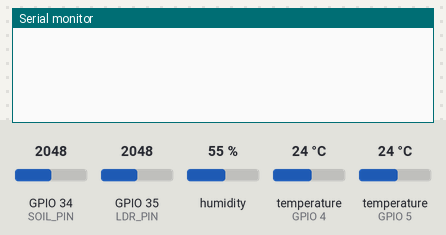
A sketch run on a simulated ESP32. Shown: the last lines printed to the serial monitor. Inputs (shaded band) come from the test bench; at power-on: humidity 55 %, temperature (sensors on GPIO 5, GPIO 4) 24 °C, GPIO 34 (SOIL_PIN) = 2048, GPIO 35 (LDR_PIN) = 2048. WiFi joins after 1.5 s; servers stay silent unless stated.

Above: at 3.0 s.
3.1 s: humidity set to 22 %
At 5.9 s:
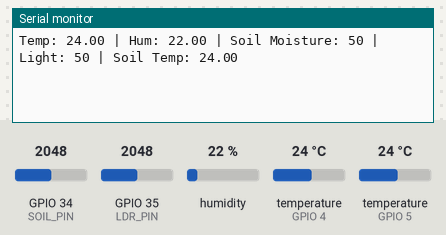
8.0 s: temperature (sensor on GPIO 5) set to 12 °C
At 9.0 s:
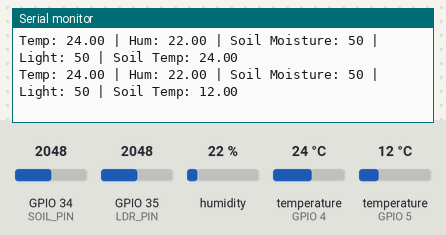
9.5 s: GPIO 34 (SOIL_PIN) set to 2866
At 10.9 s:
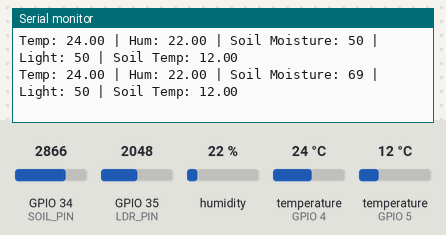
11.0 s: GPIO 35 (LDR_PIN) set to 2866
12.5 s: temperature (sensor on GPIO 4) set to 12 °C
At 13.2 s:
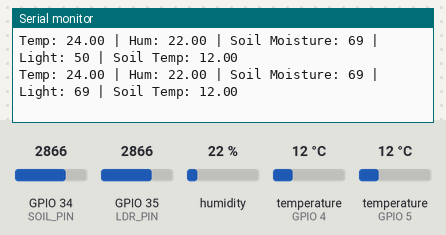
14.0 s: temperature (sensor on GPIO 5) set to 19 °C
At 15.7 s:
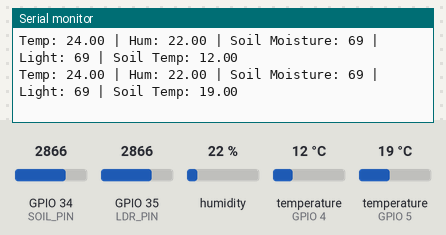
Timing chart, 0 to 16.5 s (numbered marks = the images above; inputs shaded):
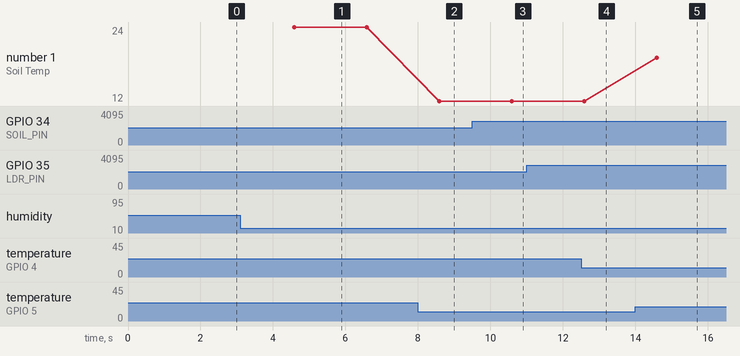

Measured:
- after the input at 3.1 s, the serial monitor: prints a new line after 1.5 s (image 1)
- after the input at 8.0 s, the serial monitor: prints a new line after 0.59 s (image 2)
- after the input at 9.5 s, the serial monitor: prints a new line after 1.1 s (image 3)
- after the input at 14.0 s, the serial monitor: prints a new line after 0.58 s (image 5)
- plotted number 1: 24 → 12 after the input at 8.0 s, 12 → 19 after the input at 14.0 s

The sketch:

gramcread_hex.ino
```cpp
#define BLYNK_TEMPLATE_ID "TMPL3UUXw9cZ6"
#define BLYNK_TEMPLATE_NAME "GramCread"
#define BLYNK_AUTH_TOKEN "LvEidE9NNfWenio4fmb2GufIjCQMxT_G"

#define BLYNK_PRINT Serial

#include <WiFi.h>
#include <WiFiClient.h>
#include <BlynkSimpleEsp32.h>
#include <DHT.h>
#include <OneWire.h>
#include <DallasTemperature.h>

char auth[] = BLYNK_AUTH_TOKEN;
char ssid[] = "Prathamesh";
char pass[] = "12345678900";

#define DHTPIN 4
#define DHTTYPE DHT22
DHT dht(DHTPIN, DHTTYPE);

#define SOIL_PIN 34
#define LDR_PIN 35
#define ONE_WIRE_BUS 5
OneWire oneWire(ONE_WIRE_BUS);
DallasTemperature sensors(&oneWire);

BlynkTimer timer;

void sendSensor() {
  float t = dht.readTemperature();
  float h = dht.readHumidity();
  int soil = map(analogRead(SOIL_PIN), 0, 4095, 0, 100);
  int light = map(analogRead(LDR_PIN), 0, 4095, 0, 100);

  sensors.requestTemperatures();
  float soilTemp = sensors.getTempCByIndex(0);

  if (isnan(t) || isnan(h)) {
    Serial.println("DHT22 Failed");
    return;
  }

  Serial.print("Temp: "); Serial.print(t);
  Serial.print(" | Hum: "); Serial.print(h);
  Serial.print(" | Soil Moisture: "); Serial.print(soil);
  Serial.print(" | Light: "); Serial.print(light);
  Serial.print(" | Soil Temp: "); Serial.println(soilTemp);

  Blynk.virtualWrite(V0, (double)t);        // DHT Temp
  Blynk.virtualWrite(V1, (double)h);        // DHT Humidity
  Blynk.virtualWrite(V2, soil);             // Soil moisture
  Blynk.virtualWrite(V3, light);            // LDR
  Blynk.virtualWrite(V4, (double)soilTemp); // DS18B20
}

void setup() {
  Serial.begin(115200);
  Blynk.begin(auth, ssid, pass);
  dht.begin();
  sensors.begin();

  timer.setInterval(2000L, sendSensor);
}

void loop() {
  Blynk.run();
  timer.run();
}
```
